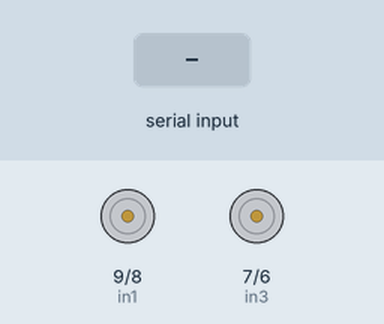
This sketch was run on a simulated Arduino Uno, built with avr-gcc and run on an emulated ATmega328P. Shown: motor-driver pin pairs drawn as motors (green arrow = first pin HIGH = forward, orange = second pin HIGH = backward, longer = more drive, scaled by the enable pin). The test bench sets the inputs (shaded band).

Above: at 1.2 s.
1.3 s: "90 45\n" received over Serial
At 2.3 s:
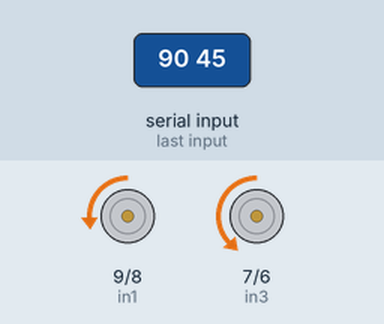
2.8 s: "30 150\n" received over Serial
At 3.4 s:
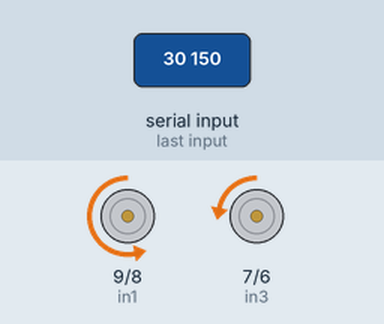
Timing chart, 0 to 5.8 s (numbered marks = the images above; inputs shaded):
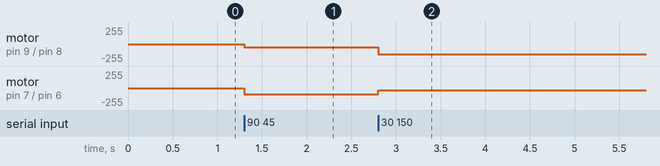

Measured:
- after the input at 1.3 s, motor on pin 9 (in1) / pin 8 (in2): stopped → backward 45/255 at once; motor on pin 7 (in3) / pin 6 (in4): stopped → backward 90/255 at once
- after the input at 2.8 s, motor on pin 9 (in1) / pin 8 (in2): backward 45/255 → backward 150/255 at once; motor on pin 7 (in3) / pin 6 (in4): backward 90/255 → backward 30/255 at once

The sketch:

Rover_Client.ino
```cpp
#define enA 10
#define enB 5
#define in1 9
#define in2 8
#define in3 7
#define in4 6

int rightSpeed;
int leftSpeed;
bool LeftPos;
bool RightPos;

bool reciving;
int value;


void setup() {
  // put your setup code here, to run once:
  pinMode(enA, OUTPUT);
  pinMode(enB, OUTPUT);
  pinMode(in1, OUTPUT);
  pinMode(in2, OUTPUT);
  pinMode(in3, OUTPUT);
  pinMode(in4, OUTPUT);

  Serial.begin(230400);
}

void loop() {
  // put your main code here, to run repeatedly:

  // Grabs input from the serial port
  if (Serial.available()) { // Checks to see if there is any new serial input
//    Serial.println("Reciving!"); // Debug

    // Resetting variables
    reciving = true;
    value = 0;
    LeftPos = true;
    RightPos = true;

    // Loop to grab the input from the serial port and convert into integers.
    while (reciving) {
      char ch = Serial.read(); // Gets the next character in the input from the serial port

      // Checks to see if the input is a number
      if (ch >= '0' && ch <= '9') {
        value = (value * 10) + (ch - '0');
        }

      // If there is a negative sign, it sets a variable to change how the number is applied to the motor speed.
      else if (ch == '-') {
      LeftPos = false;
      }

      // If there's a space, then thats the end of the first value for the left side. Applies the value to the motor speed and moves onto the next value.
      else if (ch == ' ') {
//        Serial.println(value); // Debug
//        Serial.println(LeftPos); // Debug

        // Makes the value negative if there was a negative sign, and applies it to the motor speed.
        if (LeftPos) {
          leftSpeed = value;
          }
        else {
            leftSpeed = -value;
            }
//        Serial.println(leftSpeed); // Debug
        value = 0; // Resets the value

        // Loop for the right side, same as above.
        while (reciving) {
          char ch = Serial.read();

          if (ch >= '0' && ch <= '9') {
            value = (value * 10) + (ch - '0');
            }
          else if (ch == '-') {
            RightPos = false;
            }
          else if (ch == 10) {
//            Serial.println(value); // Debug
//            Serial.println(RightPos); // Debug
            if (RightPos) {
              rightSpeed = value;
              }
            else {
              rightSpeed = -value;
              }
//              Serial.println(rightSpeed); // Debug
              reciving = false; // Breaks the loop.
            }
          }
        }
      }
    }

  //Sets Right Motor speeds
  if (rightSpeed > 0){ // If the value is positive
    digitalWrite(in1, LOW);
    digitalWrite(in2, HIGH);
    analogWrite(enA, rightSpeed);
    }
   else if (rightSpeed < 0){ // if the value is negative
    digitalWrite(in1, HIGH);
    digitalWrite(in2, LOW);
    analogWrite(enA, -rightSpeed);
    }
    else { // if at zero than disconnect the motor
      digitalWrite(in1, LOW);
      digitalWrite(in2, LOW);
      analogWrite(enA, 0);
      }

  //Sets Left Motor speeds, same as above, but for the left.
  if (leftSpeed > 0){
    digitalWrite(in3, LOW);
    digitalWrite(in4, HIGH);
    analogWrite(enB, leftSpeed);
    }
   else if (leftSpeed < 0){
    digitalWrite(in3, HIGH);
    digitalWrite(in4, LOW);
    analogWrite(enB, -leftSpeed);
    }
    else {
      digitalWrite(in3, LOW);
      digitalWrite(in4, LOW);
      analogWrite(enB, 0);
      }

}

// Hey thats the end of the program!
```
